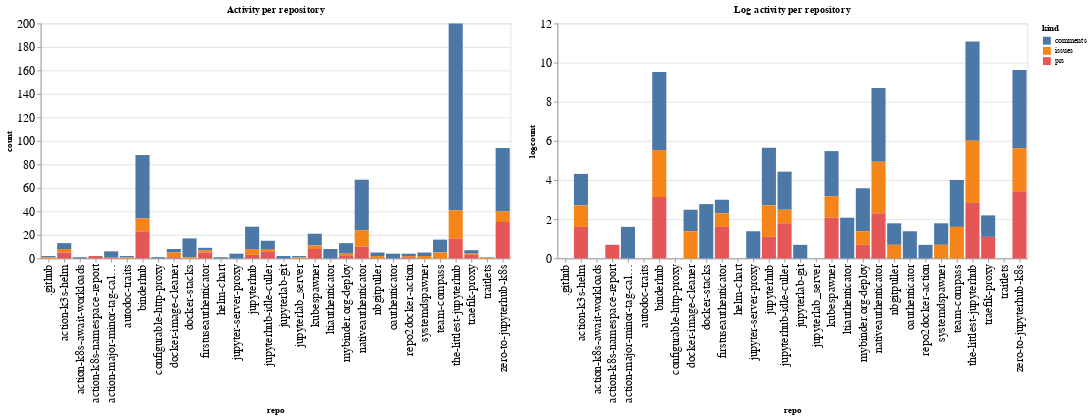

Notebook code cell kept with this figure:
### Code cell
ch1 = alt.Chart(repo_summaries, width=600, title="Activity per repository").mark_bar().encode(
    x='repo',
    y='count',
    color='kind',
    tooltip="kind"
)

ch2 = alt.Chart(repo_summaries, width=600, title="Log activity per repository").mark_bar().encode(
    x='repo',
    y='logcount',
    color='kind',
    tooltip="kind"
)

ch1 | ch2

### Figure 1 — Vega-Lite specification as saved in the notebook (floating-point values rounded to 4 significant figures)
{"config": {"axisLeft": {"labelFontSize": 15}, "axisBottom": {"labelFontSize": 15}}, "hconcat": [{"mark": "bar", "encoding": {"color": {"type": "nominal", "field": "kind"}, "tooltip": {"type": "nominal", "field": "kind"}, "x": {"type": "nominal", "field": "repo"}, "y": {"type": "quantitative", "field": "count"}}, "title": "Activity per repository", "width": 600}, {"mark": "bar", "encoding": {"color": {"type": "nominal", "field": "kind"}, "tooltip": {"type": "nominal", "field": "kind"}, "x": {"type": "nominal", "field": "repo"}, "y": {"type": "quantitative", "field": "logcount"}}, "title": "Log activity per repository", "width": 600}], "data": {"name": "data-9a401af0ca43d51c6688b7a1ec8fd605"}, "$schema": "https://vega.github.io/schema/vega-lite/v4.8.1.json", "datasets": {"data-9a401af0ca43d51c6688b7a1ec8fd605": [{"repo": ".github", "kind": "comments", "count": 1, "logcount": 0.0}, {"repo": ".github", "kind": "issues", "count": 1, "logcount": 0.0}, {"repo": "action-k3s-helm", "kind": "comments", "count": 5, "logcount": 1.609}, {"repo": "action-k3s-helm", "kind": "issues", "count": 3, "logcount": 1.099}, {"repo": "action-k3s-helm", "kind": "prs", "count": 5, "logcount": 1.609}, {"repo": "action-k8s-await-workloads", "kind": "comments", "count": 1, "logcount": 0.0}, {"repo": "action-k8s-namespace-report", "kind": "prs", "count": 2, "logcount": 0.6931}, {"repo": "action-major-minor-tag-calculator", "kind": "comments", "count": 5, "logcount": 1.609}, {"repo": "action-major-minor-tag-calculator", "kind": "prs", "count": 1, "logcount": 0.0}, {"repo": "autodoc-traits", "kind": "comments", "count": 1, "logcount": 0.0}, {"repo": "autodoc-traits", "kind": "issues", "count": 1, "logcount": 0.0}, {"repo": "binderhub", "kind": "comments", "count": 54, "logcount": 3.989}, {"repo": "binderhub", "kind": "issues", "count": 11, "logcount": 2.398}, {"repo": "binderhub", "kind": "prs", "count": 23, "logcount": 3.135}, {"repo": "configurable-http-proxy", "kind": "comments", "count": 1, "logcount": 0.0}, {"repo": "docker-image-cleaner", "kind": "comments", "count": 3, "logcount": 1.099}, {"repo": "docker-image-cleaner", "kind": "issues", "count": 4, "logcount": 1.386}, {"repo": "docker-image-cleaner", "kind": "prs", "count": 1, "logcount": 0.0}, {"repo": "docker-stacks", "kind": "comments", "count": 16, "logcount": 2.773}, {"repo": "docker-stacks", "kind": "issues", "count": 1, "logcount": 0.0}, {"repo": "firstuseauthenticator", "kind": "comments", "count": 2, "logcount": 0.6931}, {"repo": "firstuseauthenticator", "kind": "issues", "count": 2, "logcount": 0.6931}, {"repo": "firstuseauthenticator", "kind": "prs", "count": 5, "logcount": 1.609}, {"repo": "helm-chart", "kind": "comments", "count": 1, "logcount": 0.0}, {"repo": "jupyter-server-proxy", "kind": "comments", "count": 4, "logcount": 1.386}, {"repo": "jupyterhub", "kind": "comments", "count": 19, "logcount": 2.944}, {"repo": "jupyterhub", "kind": "issues", "count": 5, "logcount": 1.609}, {"repo": "jupyterhub", "kind": "prs", "count": 3, "logcount": 1.099}, {"repo": "jupyterhub-idle-culler", "kind": "comments", "count": 7, "logcount": 1.946}, {"repo": "jupyterhub-idle-culler", "kind": "issues", "count": 2, "logcount": 0.6931}, {"repo": "jupyterhub-idle-culler", "kind": "prs", "count": 6, "logcount": 1.792}, {"repo": "jupyterlab-git", "kind": "comments", "count": 2, "logcount": 0.6931}, {"repo": "jupyterlab_server", "kind": "comments", "count": 1, "logcount": 0.0}, {"repo": "jupyterlab_server", "kind": "issues", "count": 1, "logcount": 0.0}, {"repo": "kubespawner", "kind": "comments", "count": 10, "logcount": 2.303}, {"repo": "kubespawner", "kind": "issues", "count": 3, "logcount": 1.099}, {"repo": "kubespawner", "kind": "prs", "count": 8, "logcount": 2.079}, {"repo": "ltiauthenticator", "kind": "comments", "count": 8, "logcount": 2.079}, {"repo": "mybinder.org-deploy", "kind": "comments", "count": 9, "logcount": 2.197}, {"repo": "mybinder.org-deploy", "kind": "issues", "count": 2, "logcount": 0.6931}, {"repo": "mybinder.org-deploy", "kind": "prs", "count": 2, "logcount": 0.6931}, {"repo": "nativeauthenticator", "kind": "comments", "count": 43, "logcount": 3.761}, {"repo": "nativeauthenticator", "kind": "issues", "count": 14, "logcount": 2.639}, {"repo": "nativeauthenticator", "kind": "prs", "count": 10, "logcount": 2.303}, {"repo": "nbgitpuller", "kind": "comments", "count": 3, "logcount": 1.099}, {"repo": "nbgitpuller", "kind": "issues", "count": 2, "logcount": 0.6931}, {"repo": "oauthenticator", "kind": "comments", "count": 4, "logcount": 1.386}, {"repo": "repo2docker-action", "kind": "comments", "count": 2, "logcount": 0.6931}, {"repo": "repo2docker-action", "kind": "issues", "count": 1, "logcount": 0.0}, {"repo": "repo2docker-action", "kind": "prs", "count": 1, "logcount": 0.0}, {"repo": "systemdspawner", "kind": "comments", "count": 3, "logcount": 1.099}, {"repo": "systemdspawner", "kind": "issues", "count": 2, "logcount": 0.6931}, {"repo": "team-compass", "kind": "comments", "count": 11, "logcount": 2.398}, {"repo": "team-compass", "kind": "issues", "count": 5, "logcount": 1.609}, {"repo": "the-littlest-jupyterhub", "kind": "comments", "count": 159, "logcount": 5.069}, {"repo": "the-littlest-jupyterhub", "kind": "issues", "count": 24, "logcount": 3.178}, {"repo": "the-littlest-jupyterhub", "kind": "prs", "count": 17, "logcount": 2.833}, {"repo": "traefik-proxy", "kind": "comments", "count": 3, "logcount": 1.099}, {"repo": "traefik-proxy", "kind": "issues", "count": 1, "logcount": 0.0}, {"repo": "traefik-proxy", "kind": "prs", "count": 3, "logcount": 1.099}, {"repo": "traitlets", "kind": "issues", "count": 1, "logcount": 0.0}, {"repo": "zero-to-jupyterhub-k8s", "kind": "comments", "count": 54, "logcount": 3.989}, {"repo": "zero-to-jupyterhub-k8s", "kind": "issues", "count": 9, "logcount": 2.197}, {"repo": "zero-to-jupyterhub-k8s", "kind": "prs", "count": 31, "logcount": 3.434}]}}
